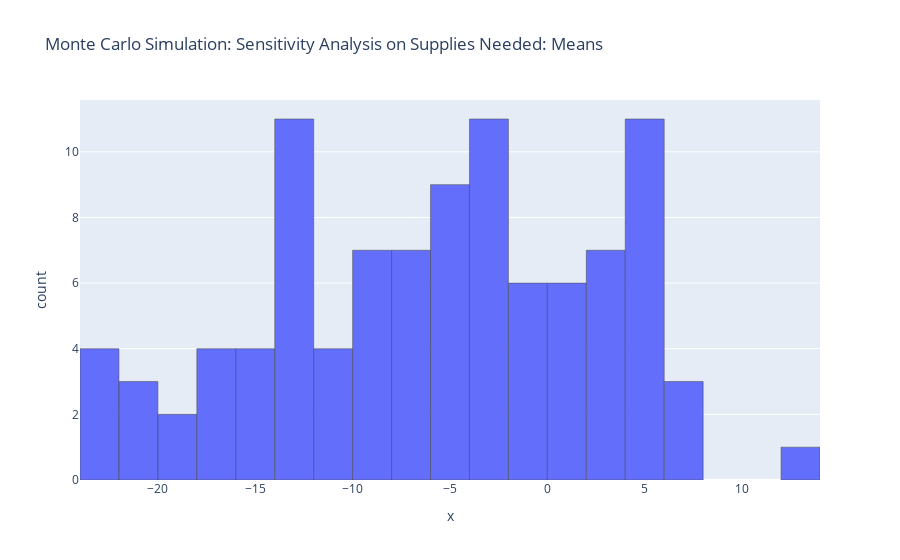
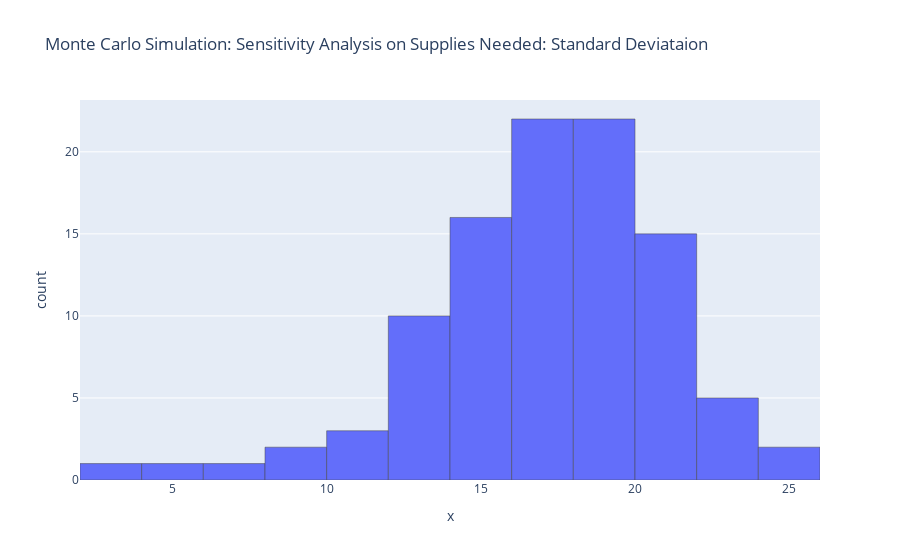

The cell these charts' notebook holds for them, in order:
### Markdown cell above
The graph is more normally distributed when just inventory is being changed at each timestep. This means that when inventory is changing while the other three inputs are kept stable, the model is able meet need much better. However, the standard deviation is still high which means there is still high variability and so, the inventory is causing high variability in the model.

### Code cell
N_R = 5  #num of regions
N_t = 10  #num of time intervals

# Number of simulations
n_simulations = 100

# Define the ranges for random sampling
S_needed_range = (5, 20)
d_range = (0, 1)  # assuming uniform random between 0 and 1
p_range = (0, 1)
I_initial_range = (10, 50)

# Store results
sensitivity_results = []
results_std = []
d_data = {(k, t): np.random.random() for k in range(1, N_R + 1) for t in range(1, N_t + 1)}
p_data = {k: np.random.random() for k in range(1, N_R + 1)}
I_initial_data = {k: np.random.randint(*I_initial_range) for k in range(1, N_R + 1)}

# Perform Monte Carlo simulations
for _ in range(n_simulations):
    # Sample random values for each parameter
    S_needed_data = {(k, t): np.random.randint(*S_needed_range) for k in range(1, N_R + 1) for t in range(1, N_t + 1)}

    # Run the model with the sampled inputs
    model = m_model(S_needed_data, d_data, p_data, I_initial_data, N_t=N_t, N_R=N_R, print_verbose=False)

    # Extract the output of interest (e.g., supplies final)

    final = np.array([[pyo.value(model.S[k, t]) - pyo.value(model.I[k, t]) - pyo.value(model.x[k, t]) for t in range(1, N_t + 1)] for k in range(1, N_R + 1)])

    #use the middle column in final
    col = final[:, N_t // 2]
    # Save some statistic (e.g., mean of the supplies final)
    sensitivity_results.append(np.mean(col))
    results_std.append(np.std(col))
# Analyze the results
##send the text output to another
#fig = px.histogram(x=sensitivity_results, nbins=20, title='Monte Carlo Simulation: Sensitivity Analysis on Supplies Needed: Means')
#make the bars thinner
#fig.update_traces(marker_line_width=0.5)
#fig.update_layout(bargap=0.2)
#fig.show()

plt.hist(sensitivity_results, bins=20)
plt.title('Monte Carlo Simulation: Sensitivity Analysis on Supplies Needed: Means')
plt.xlabel('Mean of Supplies Needed')
plt.show()

#fig_s = px.histogram(x=results_std, nbins=20, title='Monte Carlo Simulation: Sensitivity Analysis on Supplies Needed: Standard Deviataion')
#make the bars thinner
#fig_s.update_traces(marker_line_width=0.5)
#fig.update_layout(bargap=0.2)
#fig_s.show()

plt.hist(results_std, bins=20)
plt.title('Monte Carlo Simulation: Sensitivity Analysis on Supplies Needed: Standard Deviataion')
plt.xlabel('Standard Deviation of Supplies Needed')
plt.show()

### Figure 1 — Plotly figure (JSON) as saved in the notebook; plotly's stock layout.template omitted (floating-point values rounded to 4 significant figures)
{"data": [{"alignmentgroup": "True", "bingroup": "x", "hovertemplate": "x=%{x}<br>count=%{y}<extra></extra>", "legendgroup": "", "marker": {"color": "#636efa", "line": {"width": 0.5}, "pattern": {"shape": ""}}, "name": "", "nbinsx": 20, "offsetgroup": "", "orientation": "v", "showlegend": false, "type": "histogram", "x": [-15.2, -21.8, -9.6, -2.4, -20.4, -1.8, 4.6, -19, -4, 0.2, -0.2, 3.6, -8.4, -8.4, 0.8, -7.6, -11.6, 4.8, 1, -13.6, -23.6, 12.2, -6.4, 7.6, -5.2, 2.8, -2.8, -18, -5.8, -16.4, 0.2, -0.4, -5.2, -10.2, -8.8, 0, -12.2, -15.4, -9.2, -4, 4, -6, 4, -7, -1, -0.8, -7.4, -11.8, -6.8, -13, -13.6, -12.8, 5.4, 6, 4.2, -0.2, -23.6, -2.4, -6, -7.6, 4, 6.2, 1.8, -4, -16.2, 2.2, 3.2, -12.8, -4.8, -4, -2.2, 5.8, -20.4, -19.2, -8.2, -6.8, -5.8, -5.4, -12.4, -11.4, -12.2, -12.4, 3.6, -3.6, -9.8, 4.8, 2.4, -14.8, -22.8, -3.6, -2.4, -16.4, -12.2, -16, 4.8, 3.6, -13.6, -4.8, -23.6, 4.6], "xaxis": "x", "yaxis": "y"}], "layout": {"barmode": "relative", "legend": {"tracegroupgap": 0}, "title": {"text": "Monte Carlo Simulation: Sensitivity Analysis on Supplies Needed: Means"}, "xaxis": {"anchor": "y", "domain": [0, 1], "title": {"text": "x"}}, "yaxis": {"anchor": "x", "domain": [0, 1], "title": {"text": "count"}}}}

### Figure 2 — Plotly figure (JSON) as saved in the notebook; plotly's stock layout.template omitted (floating-point values rounded to 4 significant figures)
{"data": [{"alignmentgroup": "True", "bingroup": "x", "hovertemplate": "x=%{x}<br>count=%{y}<extra></extra>", "legendgroup": "", "marker": {"color": "#636efa", "line": {"width": 0.5}, "pattern": {"shape": ""}}, "name": "", "nbinsx": 20, "offsetgroup": "", "orientation": "v", "showlegend": false, "type": "histogram", "x": [18.36, 16.1, 21.71, 19.58, 19.32, 20.71, 19.68, 17.13, 15.19, 12.81, 18.32, 15.59, 20.21, 16.27, 17.9, 14.01, 22.92, 14.61, 14.72, 16.99, 10.54, 3.544, 20.81, 12.8, 17.47, 15.87, 16.77, 18.37, 20.83, 16.56, 11.87, 13.41, 19.03, 16.55, 17.36, 14.42, 23.0, 20.49, 20.46, 19.76, 19.52, 18.08, 19.02, 21.73, 16.15, 19.32, 16.78, 17.6, 17.41, 22.65, 13.99, 10.09, 15.01, 20.03, 9.304, 15.51, 16.27, 18.45, 18.47, 16.88, 12.85, 13.76, 14.03, 17.33, 21.43, 15.78, 14.29, 21.41, 19.5, 24.6, 19.72, 8.376, 5.276, 15.21, 21.97, 17.78, 18.85, 18.35, 24.43, 18.46, 12.91, 22.03, 13.47, 19.56, 15.7, 15.25, 15.27, 17.05, 6.765, 22.03, 20.18, 17.5, 21.89, 18.24, 16.51, 13.46, 21.33, 18.85, 16.32, 12.44], "xaxis": "x", "yaxis": "y"}], "layout": {"barmode": "relative", "legend": {"tracegroupgap": 0}, "title": {"text": "Monte Carlo Simulation: Sensitivity Analysis on Supplies Needed: Standard Deviataion"}, "xaxis": {"anchor": "y", "domain": [0, 1], "title": {"text": "x"}}, "yaxis": {"anchor": "x", "domain": [0, 1], "title": {"text": "count"}}}}
